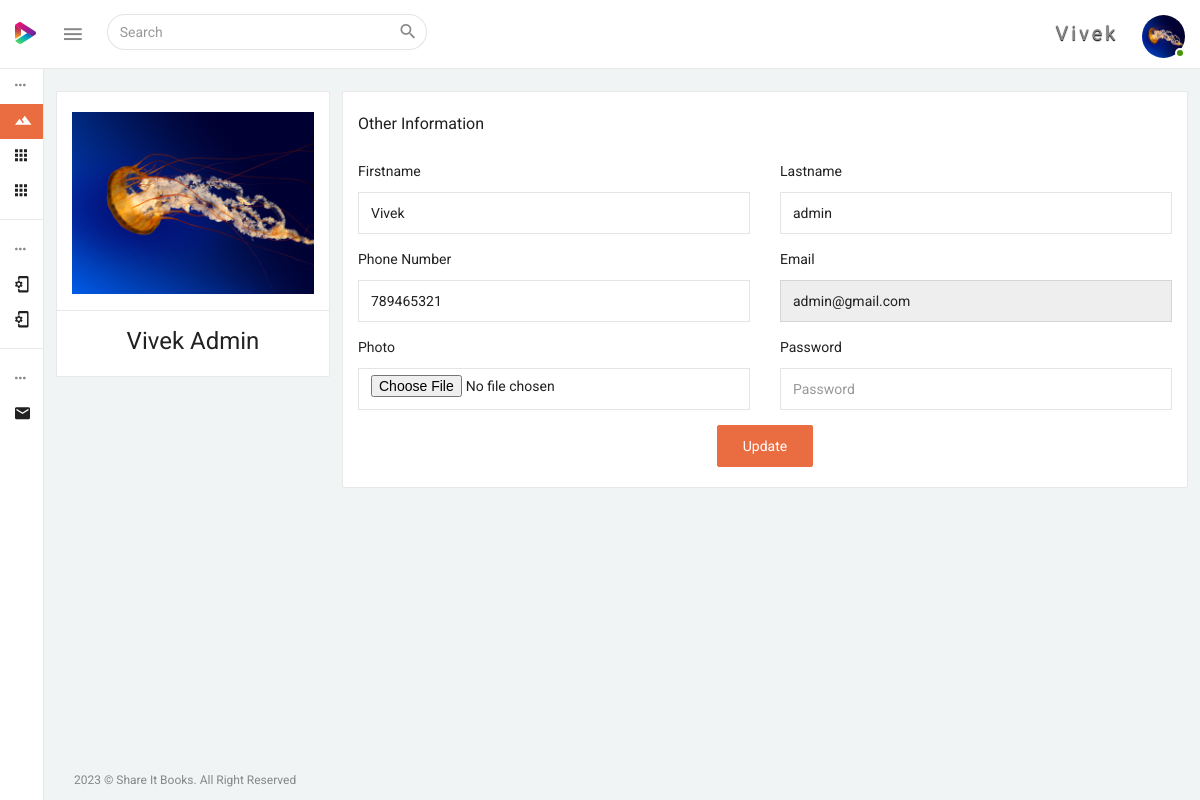
Screenshot of /admin/profile.php (signed in) with the database file from the repository.
### tables this page shows
CREATE TABLE IF NOT EXISTS `users` (
  `id` bigint(21) NOT NULL AUTO_INCREMENT,
  `user_id` varchar(255) DEFAULT NULL,
  `user_type` varchar(255) NOT NULL,
  `fname` varchar(255) DEFAULT NULL,
  `lname` varchar(255) DEFAULT NULL,
  `phone` varchar(15) DEFAULT NULL,
  `semail` text,
  `password` text,
  `status` tinyint(1) DEFAULT '1',
  `photo` text,
  `addrs` text NOT NULL,
  `age` varchar(200) NOT NULL,
  `sex` varchar(200) NOT NULL,
  `dprtmnt` varchar(200) NOT NULL,
  `semester` varchar(200) NOT NULL,
  PRIMARY KEY (`id`)
);

### admin/profile.php (the view, shortened to what this page needs)
<?php
	include('../connect/db.php');
	$user_id=$_SESSION['SESS_ADMIN_ID'];
	$qry_user = $db->prepare("SELECT * FROM users WHERE user_id = '$user_id'");
	$qry_user->execute();
	$rows_user = $qry_user->fetch();
	$lname = $rows_user['lname'];
	$phone = $rows_user['phone'];
	$email = $rows_user['semail'];
	?>
 <!DOCTYPE html>
 <html lang="en">
 <head>
 	<?php include("include\css.php"); ?>
 </head>
 <body>
 	<div class="wrapper theme-1-active pimary-color-red">
 		<?php include("include\menu.php"); ?>
 		<?php include("include\leftmenu.php"); ?>
 		<div class="page-wrapper">
 			<div class="container-fluid pt-25">
 				<div class="row">
 					<div class="col-lg-3 col-md-6 col-sm-6 col-xs-12">
 						<div class="panel panel-default card-view panel-refresh">
 							<div class="panel-wrapper collapse in">
 								<div class="panel-body text-center">
 									<div>
 										<?php if ($photo != '') {
												echo '<img src="../photos/' . $photo . '" width="100%">';
											} else {
												echo '<img src="../admin/dist/img/avatar.jpg" style="width:100%">';
											} ?>
 									</div>
 									<hr class="light-grey-hr row mt-10 mb-15" />
 									<div class="label-chatrs">
 										<div class="">
 											<h4><?php echo ucwords($fname . ' ' . $lname) ?></h4>
 										</div>
 									</div>
 								</div>
 							</div>
 						</div>
 					</div>
 					<div class="col-lg-9 col-md-12 col-sm-12 col-xs-12">
 						<div class="panel panel-default card-view">
 							<div class="panel-heading">
 								<div class="pull-left">
 									<h6 class="panel-title txt-dark">Other information</h6>
 								</div>
 							</div>
 							<div class="panel-wrapper collapse in">
 								<div class="panel-body">
 									<form action="actions/profile.php" method="post" enctype="multipart/form-data" autocomplete="off">
 										<div class="row">
 											<div class="col-md-6">
 												<div class="form-group">
 													<label class="control-label mb-10">Firstname</label>
 													<input type="text" class="form-control" placeholder="Firstname" name="fname" value="<?php echo $fname ?>" required pattern="[a-zA-Z1 _]{3,50}">
 												</div>
 											</div>
 											<div class="col-md-6">
 												<div class="form-group">
 													<label class="control-label mb-10">Lastname</label>
 													<input type="text" class="form-control" placeholder="Lastname" name="lname" value="<?php echo $lname ?>" required pattern="[a-zA-Z1 _]{1,50}">
 												</div>
 											</div>
 											<div class="col-md-6">
 												<div class="form-group">
 													<label class="control-label mb-10">Phone Number</label>
 													<input type="number" class="form-control" placeholder="Phone Number" name="phone" value="<?php echo $phone ?>" required pattern="[0-9]{10,10}" maxlength="10" minlength="10" >
 												</div>
 											</div>
 											<div class="col-md-6">
 												<div class="form-group">
 													<label class="control-label mb-10">Email</label>
 													<input type="email" class="form-control" placeholder="Email" name="email" value="<?php echo $email ?>" required readonly>
 												</div>
 											</div>
 											<div class="col-md-6">
 												<div class="form-group">
 													<label class="control-label mb-10">Photo</label>
 													<input class="form-control" name="photo" type="file" required />
 												</div>
 											</div>
 											<div class="col-md-6">
 												<div class="form-group">
 													<label class="control-label mb-10">Password</label>
 													<input type="password" class="form-control" placeholder="Password" name="password" id="password1" required>
 												</div>
 											</div>
 											<div class="col-md-12 text-center">
 												<input type="submit" value="Update" class="btn btn-danger">
 											</div>
 										</div>
 									</form>
 								</div>
 							</div>
 						</div>
 					</div>
 				</div>
 			</div>
 			<footer class="footer container-fluid pl-30 pr-30">
 				<div class="row">
 					<div class="col-sm-12">
 						<p>2023 &copy; Share It Books. All Right Reserved</p>
 					</div>
 				</div>
 			</footer>
 		</div>
 	</div>
 </body>
 </html>

### admin/include/menu.php (shortened to what this page needs)
<?php
	$user_id=$_SESSION['SESS_ADMIN_ID'];
	$qry_user = $db->prepare("SELECT * FROM users WHERE user_id = '$user_id'");
	$qry_user->execute();
	$rows_user = $qry_user->fetch();
	$fname = $rows_user['fname'];
	$photo = $rows_user['photo'];
	?>
<nav class="navbar navbar-inverse navbar-fixed-top">
    <div class="mobile-only-brand pull-left">
        <div class="nav-header pull-left">
            <div class="logo-wrap">
                <a href="index.php">
                    <img class="brand-img" src="../admin/dist/img/logo.png" alt="brand"/>
                </a>
            </div>
        </div>
        <a id="toggle_nav_btn" class="toggle-left-nav-btn inline-block ml-20 pull-left" href="javascript:void(0);"><i class="zmdi zmdi-menu"></i></a>
        <form id="search_form" role="search" class="top-nav-search collapse pull-left">
            <div class="input-group">
                <input type="text" name="example-input1-group2" class="form-control" placeholder="Search">
                <span class="input-group-btn">
                <button type="button" class="btn  btn-default"  data-target="#search_form" data-toggle="collapse" aria-label="Close" aria-expanded="true"><i class="zmdi zmdi-search"></i></button>
                </span>
            </div>
        </form>
    </div>
    <div id="mobile_only_nav" class="mobile-only-nav pull-right">
      <ul class="nav navbar-right top-nav pull-right">
            <li class="dropdown auth-drp">
                <a href="#" class="dropdown-toggle pr-0" data-toggle="dropdown">
                <spam style="padding-right:20px; font-size:20px; text-shadow:0px 1px 1px black; letter-spacing:3px;"><?php echo $fname;?></spam> <img src="../photos/<?php echo $photo;?>" alt="user_auth" class="user-auth-img img-circle"/>
                <span class="user-online-status"></span></a>
            </li>
      </ul>
    </div>
</nav>

### rows the page displays
users: fname "Vivek", photo (picture), fname+lname "Vivek Admin", lname "admin", phone "789465321", email "admin@gmail.com"
